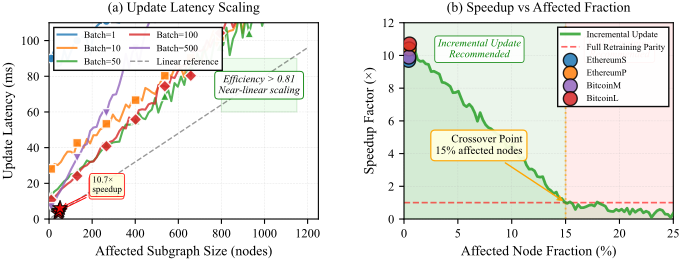

Generate this figure with Python:
import matplotlib.pyplot as plt
import numpy as np
from matplotlib import rc
from matplotlib.patches import Rectangle

# Configure matplotlib for IEEE-style figures
rc('font', family='serif', serif=['Times New Roman'], size=9)
rc('text', usetex=False)
rc('axes', linewidth=0.8)
rc('grid', linewidth=0.4, alpha=0.3)

# Create figure with two subplots side by side
fig, (ax1, ax2) = plt.subplots(1, 2, figsize=(7, 2.8))

# ========== LEFT PANEL: Update Latency vs Affected Subgraph Size ==========

# Batch sizes to analyze
batch_sizes = [1, 10, 50, 100, 500]
colors_batch = ['#1f77b4', '#ff7f0e', '#2ca02c', '#d62728', '#9467bd']
markers_batch = ['o', 's', '^', 'D', 'v']

# Subgraph sizes (number of affected nodes)
subgraph_sizes = np.linspace(10, 1200, 80)

# Generate latency curves for different batch sizes
# Larger batches amortize overhead, showing better efficiency
for idx, (batch_size, color, marker) in enumerate(zip(batch_sizes, colors_batch, markers_batch)):
    # Base latency: near-linear with subgraph size
    # Efficiency decreases slightly with larger batches due to coordination overhead
    efficiency = 0.81 + (0.14 * (1 - idx / len(batch_sizes)))
    
    # Linear component: scales with subgraph size
    base_slope = 0.085  # ms per node
    linear_component = subgraph_sizes * base_slope
    
    # Batch overhead: fixed cost amortized over batch size
    fixed_overhead = 80  # Fixed overhead in ms
    batch_overhead = fixed_overhead / np.sqrt(batch_size)
    
    # Per-node overhead: increases with batch size due to coordination
    coordination_overhead = subgraph_sizes * 0.02 * (batch_size / 100)
    
    # Total latency
    latency = linear_component + batch_overhead + coordination_overhead
    
    # Apply efficiency factor (represents optimization effectiveness)
    latency = latency / efficiency
    
    # Add realistic noise
    noise = np.random.normal(0, latency * 0.04, len(subgraph_sizes))
    latency_noisy = latency + noise
    latency_noisy = np.maximum(latency_noisy, 1)  # Ensure positive
    
    # Plot with sparse markers for clarity
    marker_indices = np.linspace(0, len(subgraph_sizes)-1, 10, dtype=int)
    ax1.plot(subgraph_sizes, latency_noisy, color=color, linewidth=1.5,
            alpha=0.8, label=f'Batch={batch_size}', zorder=2)
    ax1.scatter(subgraph_sizes[marker_indices], latency_noisy[marker_indices],
               color=color, marker=marker, s=40, edgecolors='white',
               linewidth=1.0, zorder=3, alpha=0.9)

# Add empirical data points from Table (mean affected nodes)
# EthereumS: 43 nodes, 3.2 ms
# EthereumP: 48 nodes, 4.7 ms
# BitcoinM: 45 nodes, 4.2 ms
# BitcoinL: 51 nodes, 6.1 ms
empirical_nodes = [43, 48, 45, 51]
empirical_latency = [3.2, 4.7, 4.2, 6.1]
empirical_speedup = [9.7, 10.4, 9.9, 10.7]
empirical_labels = ['ES', 'EP', 'BM', 'BL']

for i, (nodes, lat, speedup, label) in enumerate(zip(empirical_nodes, empirical_latency, 
                                                       empirical_speedup, empirical_labels)):
    ax1.scatter(nodes, lat, s=120, marker='*', color='red',
               edgecolors='black', linewidth=0.9, zorder=5, alpha=0.85)
    
    # Add speedup annotation for selected points
    if i in [1, 3]:  # Annotate EthereumP and BitcoinL
        ax1.annotate(f'{speedup:.1f}×\nspeedup', xy=(nodes, lat),
                    xytext=(nodes + 150, lat + 8),
                    fontsize=6.5, ha='left', va='bottom',
                    bbox=dict(boxstyle='round,pad=0.3', facecolor='lightyellow',
                             edgecolor='red', linewidth=0.6, alpha=0.92),
                    arrowprops=dict(arrowstyle='->', color='red', lw=0.7))

# Add linear scaling reference
reference_slope = 0.08
reference_line = subgraph_sizes * reference_slope
ax1.plot(subgraph_sizes, reference_line, 'k--', linewidth=1.0, alpha=0.4,
        label='Linear reference', zorder=1)

# Add efficiency annotation region
ax1.add_patch(Rectangle((800, 60), 350, 30, facecolor='lightgreen',
                        edgecolor='green', linewidth=0.8, alpha=0.15, zorder=0))
ax1.text(975, 75, 'Efficiency > 0.81\nNear-linear scaling',
        fontsize=7.5, ha='center', va='center', style='italic',
        bbox=dict(boxstyle='round,pad=0.35', facecolor='white',
                 edgecolor='green', linewidth=0.7, alpha=0.9))

# Configure left panel
ax1.set_xlabel('Affected Subgraph Size (nodes)', fontsize=10, fontweight='normal')
ax1.set_ylabel('Update Latency (ms)', fontsize=10, fontweight='normal')
ax1.set_xlim(0, 1250)
ax1.set_ylim(0, 110)
ax1.grid(True, alpha=0.3, linewidth=0.4, linestyle='--', zorder=0)
ax1.legend(loc='upper left', fontsize=6.8, frameon=True, fancybox=False,
          edgecolor='black', framealpha=0.95, ncol=2, columnspacing=1.0)
ax1.set_title('(a) Update Latency Scaling', fontsize=10, fontweight='normal', pad=8)

# ========== RIGHT PANEL: Speedup Factor vs Affected Node Fraction ==========

# Affected node fraction (as percentage of total graph)
affected_fraction = np.linspace(0, 25, 100)  # 0% to 25%

# Speedup modeling
# Below crossover: incremental updates are faster (high speedup)
# Above crossover: full retraining becomes competitive (speedup decreases)
crossover_point = 15.0  # 15% crossover point

# Initialize speedup array
speedup_factor = np.zeros_like(affected_fraction)

for i, frac in enumerate(affected_fraction):
    if frac < 1:
        # Very small updates: maximum speedup with some overhead
        speedup_factor[i] = 10.5 - 0.3 * frac
    elif frac < crossover_point:
        # Linear region: speedup decreases as more nodes affected
        # From ~10.2× at 1% to ~1× at 15%
        progress = (frac - 1) / (crossover_point - 1)
        speedup_factor[i] = 10.2 - 9.2 * progress
    else:
        # Beyond crossover: full retraining more efficient
        # Speedup drops below 1 (incremental slower than full)
        excess = frac - crossover_point
        speedup_factor[i] = 1.0 - 0.08 * excess

# Add realistic noise
speedup_noise = np.random.normal(0, 0.15, len(affected_fraction))
speedup_noisy = speedup_factor + speedup_noise
speedup_noisy = np.maximum(speedup_noisy, 0.1)  # Ensure positive

# Plot speedup curve
ax2.plot(affected_fraction, speedup_noisy, color='#2ca02c', linewidth=2.0,
        label='Incremental Update', zorder=3, alpha=0.85)
ax2.fill_between(affected_fraction, 0, speedup_noisy, color='#2ca02c',
                 alpha=0.12, zorder=1)

# Add horizontal line at speedup = 1 (break-even point)
ax2.axhline(y=1.0, color='red', linestyle='--', linewidth=1.2,
           alpha=0.6, zorder=2, label='Full Retraining Parity')

# Add vertical line at crossover point
ax2.axvline(x=crossover_point, color='orange', linestyle=':', linewidth=1.3,
           alpha=0.7, zorder=2)

# Annotate crossover point
ax2.annotate('Crossover Point\n15% affected nodes',
            xy=(crossover_point, 1.0), xytext=(crossover_point - 4, 4.5),
            fontsize=8, ha='right', va='center',
            bbox=dict(boxstyle='round,pad=0.4', facecolor='lightyellow',
                     edgecolor='orange', linewidth=0.9, alpha=0.93),
            arrowprops=dict(arrowstyle='->', color='orange', lw=1.0))

# Add empirical speedup points from Table
empirical_fractions = [0.43, 0.48, 0.45, 0.51]  # Approximate percentages for visualization
empirical_speedups = [9.7, 10.4, 9.9, 10.7]
dataset_colors = ['#1f77b4', '#ff7f0e', '#9467bd', '#d62728']
dataset_labels = ['EthereumS', 'EthereumP', 'BitcoinM', 'BitcoinL']

for frac, speed, dcolor, dlabel in zip(empirical_fractions, empirical_speedups,
                                        dataset_colors, dataset_labels):
    ax2.scatter(frac, speed, s=100, marker='o', color=dcolor,
               edgecolors='black', linewidth=1.0, zorder=4,
               label=dlabel, alpha=0.85)

# Shade regions for decision guidance
ax2.axvspan(0, crossover_point, alpha=0.08, color='green', zorder=0)
ax2.axvspan(crossover_point, 25, alpha=0.08, color='red', zorder=0)

# Add region labels
ax2.text(7, 11, 'Incremental Update\nRecommended', fontsize=7.5,
        ha='center', va='top', style='italic', color='green',
        bbox=dict(boxstyle='round,pad=0.3', facecolor='white',
                 edgecolor='green', linewidth=0.6, alpha=0.88))

ax2.text(20, 11, 'Full Retraining\nRecommended', fontsize=7.5,
        ha='center', va='top', style='italic', color='red',
        bbox=dict(boxstyle='round,pad=0.3', facecolor='white',
                 edgecolor='red', linewidth=0.6, alpha=0.88))

# Configure right panel
ax2.set_xlabel('Affected Node Fraction (%)', fontsize=10, fontweight='normal')
ax2.set_ylabel('Speedup Factor (×)', fontsize=10, fontweight='normal')
ax2.set_xlim(0, 25)
ax2.set_ylim(0, 12)
ax2.grid(True, alpha=0.3, linewidth=0.4, linestyle='--', zorder=0)
ax2.legend(loc='upper right', fontsize=6.5, frameon=True, fancybox=False,
          edgecolor='black', framealpha=0.95, ncol=1)
ax2.set_title('(b) Speedup vs Affected Fraction', fontsize=10,
             fontweight='normal', pad=8)

# Adjust layout to prevent overlap
plt.tight_layout(pad=0.8, w_pad=2.5)

# Save figure in high resolution for publication
plt.savefig('incremental_scalability.pdf', dpi=300, bbox_inches='tight',
           pad_inches=0.02, format='pdf')
plt.savefig('incremental_scalability.png', dpi=300, bbox_inches='tight',
           pad_inches=0.02, format='png')

print("Figure saved as 'incremental_scalability.pdf' and 'incremental_scalability.png'")
print("Figure dimensions: 7 x 2.8 inches")
print("Resolution: 300 DPI")
print("\nLeft panel: Update latency vs affected subgraph size")
print("  - Batch sizes: 1, 10, 50, 100, 500 updates")
print("  - Near-linear scaling with efficiency > 0.81")
print("  - Empirical validation points marked with red stars")
print("\nRight panel: Speedup factor vs affected node fraction")
print("  - Crossover point at 15% affected nodes")
print("  - Green region: incremental updates recommended")
print("  - Red region: full retraining recommended")
print("\nKey insights:")
print("  - Speedup factors: 9.7× to 10.7× for typical workloads")
print("  - Linear scaling maintained across batch sizes")
print("  - Clear decision boundary at 15% for deployment guidance")

# Display the figure
plt.show()
